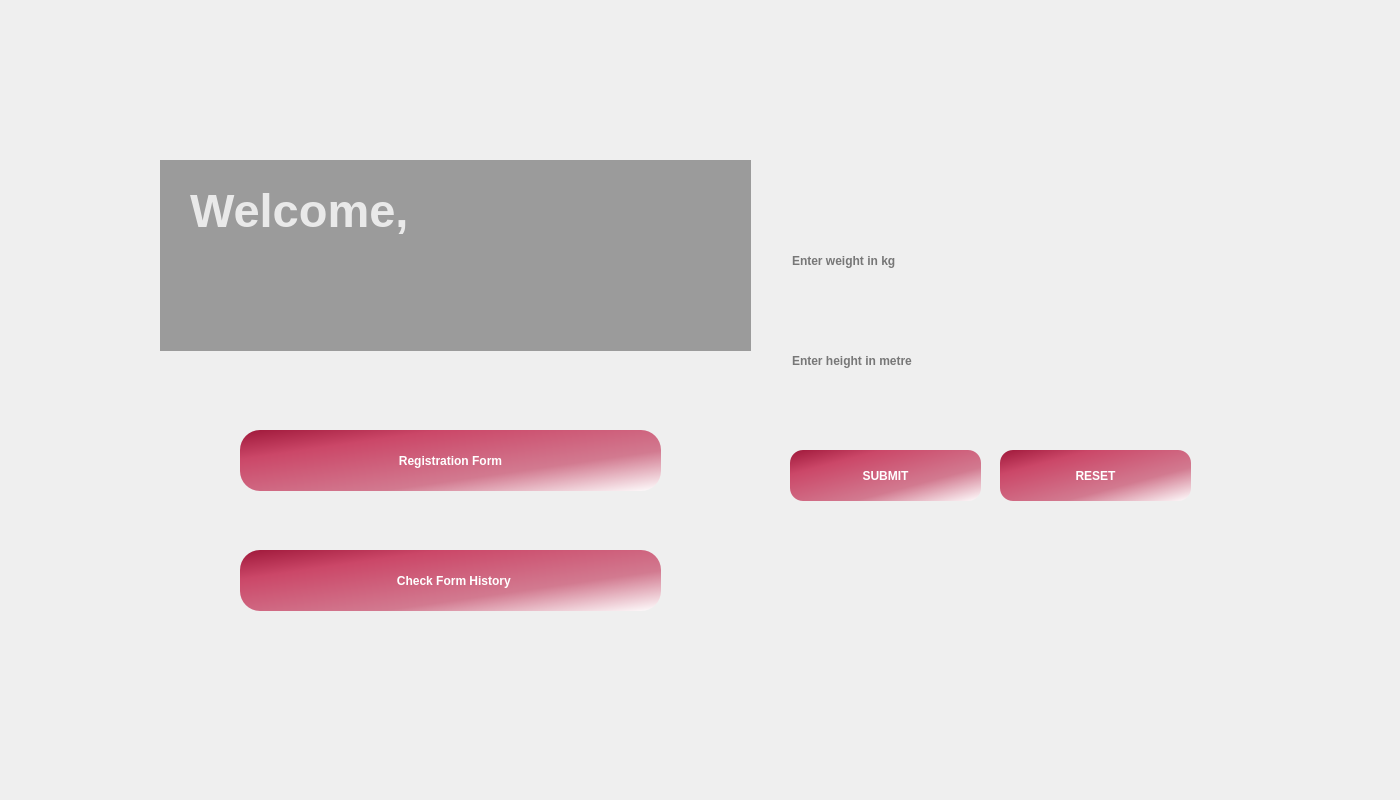
<?xml version="1.0" encoding="UTF-8"?>
<ui version="4.0">
 <class>home</class>
 <widget class="QDialog" name="home">
  <property name="geometry">
   <rect>
    <x>0</x>
    <y>0</y>
    <width>1400</width>
    <height>800</height>
   </rect>
  </property>
  <property name="windowTitle">
   <string>HOME</string>
  </property>
  <property name="windowIcon">
   <iconset resource="imagesrc.qrc">
    <normaloff>:/image/batman.png</normaloff>:/image/batman.png</iconset>
  </property>
  <property name="styleSheet">
   <string notr="true">#home{
border-image:url(:/image/homeset.PNG);
}</string>
  </property>
  <widget class="QPushButton" name="pushButton">
   <property name="geometry">
    <rect>
     <x>70</x>
     <y>40</y>
     <width>80</width>
     <height>81</height>
    </rect>
   </property>
   <property name="cursor">
    <cursorShape>PointingHandCursor</cursorShape>
   </property>
   <property name="styleSheet">
    <string notr="true">border:2px solid transparent;</string>
   </property>
   <property name="text">
    <string/>
   </property>
  </widget>
  <widget class="QLineEdit" name="lineEdit">
   <property name="geometry">
    <rect>
     <x>790</x>
     <y>240</y>
     <width>411</width>
     <height>41</height>
    </rect>
   </property>
   <property name="styleSheet">
    <string notr="true">QLineEdit{
font: 75 12pt &quot;MS Shell Dlg 2&quot;;
font:bold;
border-radius : 10px;
border : none;
background:transparent;
}</string>
   </property>
   <property name="placeholderText">
    <string>Enter weight in kg</string>
   </property>
  </widget>
  <widget class="QLineEdit" name="lineEdit_2">
   <property name="geometry">
    <rect>
     <x>790</x>
     <y>340</y>
     <width>411</width>
     <height>41</height>
    </rect>
   </property>
   <property name="styleSheet">
    <string notr="true">QLineEdit{
font: 75 12pt &quot;MS Shell Dlg 2&quot;;
font:bold;
border-radius : 10px;
border : none;
background:transparent;
}</string>
   </property>
   <property name="placeholderText">
    <string>Enter height in metre</string>
   </property>
  </widget>
  <widget class="QPushButton" name="pushButton_2">
   <property name="geometry">
    <rect>
     <x>790</x>
     <y>450</y>
     <width>191</width>
     <height>51</height>
    </rect>
   </property>
   <property name="cursor">
    <cursorShape>PointingHandCursor</cursorShape>
   </property>
   <property name="styleSheet">
    <string notr="true">QPushButton{
border:none;
	border-bottom-color: rgb(255, 255, 255);
color:white;
	
	font: 14pt &quot;Arial&quot;;
font:bold;
border-radius : 13px;
	
	background-color: qlineargradient(spread:pad, x1:0, y1:0, x2:1, y2:1, stop:0 rgba(159, 24, 58, 255), stop:0.241573 rgba(203, 71, 104, 255), stop:0.668539 rgba(210, 122, 144, 255), stop:1 rgba(255, 255, 255, 255));
}
QPushButton:hover{
background-color: qlineargradient(spread:pad, x1:0, y1:0, x2:1, y2:1, stop:0 rgba(170, 24, 70, 255), stop:0.241573 rgba(210, 71, 124, 255), stop:0.668539 rgba(210, 122, 154, 230), stop:1 rgba(255, 255, 230, 222));
color:white;
border:none;
font:bold;
}</string>
   </property>
   <property name="text">
    <string>SUBMIT</string>
   </property>
  </widget>
  <widget class="QPushButton" name="pushButton_3">
   <property name="geometry">
    <rect>
     <x>1000</x>
     <y>450</y>
     <width>191</width>
     <height>51</height>
    </rect>
   </property>
   <property name="cursor">
    <cursorShape>PointingHandCursor</cursorShape>
   </property>
   <property name="styleSheet">
    <string notr="true">QPushButton{
border:none;
	border-bottom-color: rgb(255, 255, 255);
color:white;
	
	font: 14pt &quot;Arial&quot;;
font:bold;
border-radius : 13px;
	
	background-color: qlineargradient(spread:pad, x1:0, y1:0, x2:1, y2:1, stop:0 rgba(159, 24, 58, 255), stop:0.241573 rgba(203, 71, 104, 255), stop:0.668539 rgba(210, 122, 144, 255), stop:1 rgba(255, 255, 255, 255));
}
QPushButton:hover{
background-color: qlineargradient(spread:pad, x1:0, y1:0, x2:1, y2:1, stop:0 rgba(170, 24, 70, 255), stop:0.241573 rgba(210, 71, 124, 255), stop:0.668539 rgba(210, 122, 154, 230), stop:1 rgba(255, 255, 230, 222));
color:white;
border:none;
font:bold;
}</string>
   </property>
   <property name="text">
    <string>RESET</string>
   </property>
  </widget>
  <widget class="QLabel" name="label_3">
   <property name="geometry">
    <rect>
     <x>620</x>
     <y>710</y>
     <width>681</width>
     <height>61</height>
    </rect>
   </property>
   <property name="styleSheet">
    <string notr="true">QLabel{
	font: 75 14pt &quot;MS Shell Dlg 2&quot;;
font:bold;
   color:rgb(255, 255, 230);
}</string>
   </property>
   <property name="text">
    <string/>
   </property>
  </widget>
  <widget class="QLineEdit" name="lineEdit_3">
   <property name="geometry">
    <rect>
     <x>770</x>
     <y>150</y>
     <width>431</width>
     <height>81</height>
    </rect>
   </property>
   <property name="styleSheet">
    <string notr="true">QLineEdit{
	border:none;
color:white;
	
	font: 24pt &quot;Arial&quot;;
font:bold italic;
border-radius : 13px;
	background-color: transparent;

}</string>
   </property>
   <property name="text">
    <string/>
   </property>
  </widget>
  <widget class="QLabel" name="label">
   <property name="geometry">
    <rect>
     <x>160</x>
     <y>70</y>
     <width>591</width>
     <height>641</height>
    </rect>
   </property>
   <property name="styleSheet">
    <string notr="true">#label{
border-top-left-radius:100px;
border-bottom-left-radius:100px;
border:3px solid transparent;
border-image: url(:/image/bg.png);
}</string>
   </property>
   <property name="text">
    <string/>
   </property>
  </widget>
  <widget class="QLabel" name="label_2">
   <property name="geometry">
    <rect>
     <x>160</x>
     <y>160</y>
     <width>591</width>
     <height>191</height>
    </rect>
   </property>
   <property name="font">
    <font>
     <pointsize>40</pointsize>
     <weight>75</weight>
     <bold>true</bold>
    </font>
   </property>
   <property name="styleSheet">
    <string notr="true">background-color:rgb(0,0,0,90);</string>
   </property>
   <property name="text">
    <string/>
   </property>
  </widget>
  <widget class="QLabel" name="label_4">
   <property name="geometry">
    <rect>
     <x>190</x>
     <y>150</y>
     <width>531</width>
     <height>121</height>
    </rect>
   </property>
   <property name="font">
    <font>
     <pointsize>35</pointsize>
     <weight>75</weight>
     <bold>true</bold>
    </font>
   </property>
   <property name="styleSheet">
    <string notr="true">color:rgb(255, 255, 255,200);</string>
   </property>
   <property name="text">
    <string>Welcome, </string>
   </property>
  </widget>
  <widget class="QPushButton" name="pushButton_6">
   <property name="geometry">
    <rect>
     <x>240</x>
     <y>430</y>
     <width>421</width>
     <height>61</height>
    </rect>
   </property>
   <property name="cursor">
    <cursorShape>PointingHandCursor</cursorShape>
   </property>
   <property name="styleSheet">
    <string notr="true">QPushButton{
border:none;
	border-bottom-color: rgb(255, 255, 255);
color:white;
	
	font: 14pt &quot;Arial&quot;;
font:bold;
border-radius : 20px;
	
	background-color: qlineargradient(spread:pad, x1:0, y1:0, x2:1, y2:1, stop:0 rgba(159, 24, 58, 255), stop:0.241573 rgba(203, 71, 104, 255), stop:0.668539 rgba(210, 122, 144, 255), stop:1 rgba(255, 255, 255, 255));
}
QPushButton:hover{
background-color: qlineargradient(spread:pad, x1:0, y1:0, x2:1, y2:1, stop:0 rgba(170, 24, 70, 255), stop:0.241573 rgba(210, 71, 124, 255), stop:0.668539 rgba(210, 122, 154, 230), stop:1 rgba(255, 255, 230, 222));
color:white;
border:none;
font:bold;
}</string>
   </property>
   <property name="text">
    <string>Registration Form</string>
   </property>
  </widget>
  <widget class="QPushButton" name="pushButton_7">
   <property name="geometry">
    <rect>
     <x>240</x>
     <y>550</y>
     <width>421</width>
     <height>61</height>
    </rect>
   </property>
   <property name="cursor">
    <cursorShape>PointingHandCursor</cursorShape>
   </property>
   <property name="styleSheet">
    <string notr="true">QPushButton{
border:none;
	border-bottom-color: rgb(255, 255, 255);
color:white;
	
	font: 14pt &quot;Arial&quot;;
font:bold;
border-radius : 20px;
	
	background-color: qlineargradient(spread:pad, x1:0, y1:0, x2:1, y2:1, stop:0 rgba(159, 24, 58, 255), stop:0.241573 rgba(203, 71, 104, 255), stop:0.668539 rgba(210, 122, 144, 255), stop:1 rgba(255, 255, 255, 255));
}
QPushButton:hover{
background-color: qlineargradient(spread:pad, x1:0, y1:0, x2:1, y2:1, stop:0 rgba(170, 24, 70, 255), stop:0.241573 rgba(210, 71, 124, 255), stop:0.668539 rgba(210, 122, 154, 230), stop:1 rgba(255, 255, 230, 222));
color:white;
border:none;
font:bold;
}</string>
   </property>
   <property name="text">
    <string>  Check Form History</string>
   </property>
  </widget>
  <widget class="QLabel" name="label_5">
   <property name="geometry">
    <rect>
     <x>500</x>
     <y>240</y>
     <width>251</width>
     <height>91</height>
    </rect>
   </property>
   <property name="font">
    <font>
     <pointsize>20</pointsize>
     <weight>75</weight>
     <bold>true</bold>
    </font>
   </property>
   <property name="styleSheet">
    <string notr="true">color:rgb(255, 255, 255,200);</string>
   </property>
   <property name="text">
    <string/>
   </property>
  </widget>
 </widget>
 <resources>
  <include location="imagesrc.qrc"/>
 </resources>
 <connections/>
</ui>
